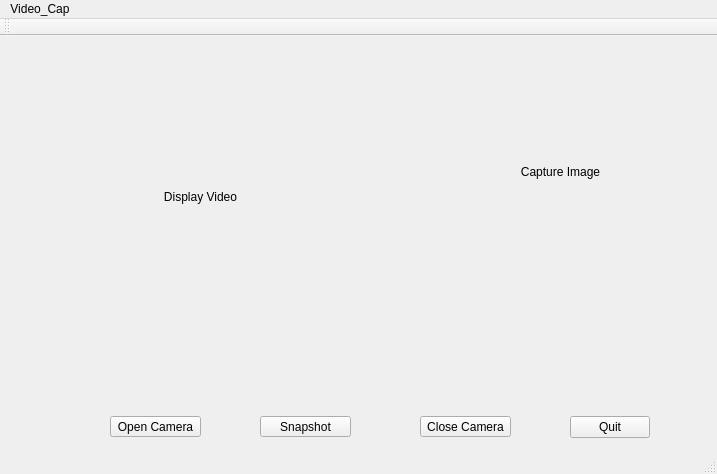
<?xml version="1.0" encoding="UTF-8"?>
<ui version="4.0">
 <class>MainWindow</class>
 <widget class="QMainWindow" name="MainWindow">
  <property name="geometry">
   <rect>
    <x>0</x>
    <y>0</y>
    <width>717</width>
    <height>474</height>
   </rect>
  </property>
  <property name="windowTitle">
   <string>MainWindow</string>
  </property>
  <widget class="QWidget" name="centralWidget">
   <widget class="QPushButton" name="openCam">
    <property name="geometry">
     <rect>
      <x>110</x>
      <y>380</y>
      <width>91</width>
      <height>21</height>
     </rect>
    </property>
    <property name="text">
     <string>Open Camera</string>
    </property>
   </widget>
   <widget class="QPushButton" name="takePic">
    <property name="geometry">
     <rect>
      <x>260</x>
      <y>380</y>
      <width>91</width>
      <height>21</height>
     </rect>
    </property>
    <property name="text">
     <string>Snapshot</string>
    </property>
   </widget>
   <widget class="QPushButton" name="closeCam">
    <property name="geometry">
     <rect>
      <x>420</x>
      <y>380</y>
      <width>91</width>
      <height>21</height>
     </rect>
    </property>
    <property name="text">
     <string>Close Camera</string>
    </property>
   </widget>
   <widget class="QLabel" name="label_2">
    <property name="geometry">
     <rect>
      <x>410</x>
      <y>0</y>
      <width>301</width>
      <height>271</height>
     </rect>
    </property>
    <property name="text">
     <string>Capture Image</string>
    </property>
    <property name="alignment">
     <set>Qt::AlignCenter</set>
    </property>
   </widget>
   <widget class="QLabel" name="label">
    <property name="geometry">
     <rect>
      <x>0</x>
      <y>0</y>
      <width>401</width>
      <height>321</height>
     </rect>
    </property>
    <property name="text">
     <string>Display Video</string>
    </property>
    <property name="alignment">
     <set>Qt::AlignCenter</set>
    </property>
   </widget>
   <widget class="QPushButton" name="buttonQuit">
    <property name="geometry">
     <rect>
      <x>570</x>
      <y>380</y>
      <width>80</width>
      <height>22</height>
     </rect>
    </property>
    <property name="text">
     <string>Quit</string>
    </property>
   </widget>
  </widget>
  <widget class="QMenuBar" name="menuBar">
   <property name="geometry">
    <rect>
     <x>0</x>
     <y>0</y>
     <width>717</width>
     <height>19</height>
    </rect>
   </property>
   <widget class="QMenu" name="menuVideo_Cap">
    <property name="title">
     <string>Video_Cap</string>
    </property>
   </widget>
   <addaction name="menuVideo_Cap"/>
  </widget>
  <widget class="QToolBar" name="mainToolBar">
   <attribute name="toolBarArea">
    <enum>TopToolBarArea</enum>
   </attribute>
   <attribute name="toolBarBreak">
    <bool>false</bool>
   </attribute>
  </widget>
  <widget class="QStatusBar" name="statusBar"/>
 </widget>
 <layoutdefault spacing="6" margin="11"/>
 <resources/>
 <connections/>
</ui>
